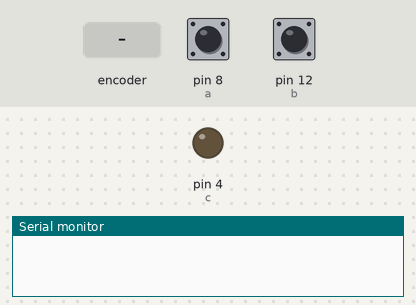
Bench run of a sketch on a simulated Arduino Uno, built with avr-gcc and run on an emulated ATmega328P. Parts: output pins drawn as LEDs (lit = HIGH), the last lines printed to the serial monitor. The test bench sets the inputs (shaded band); at power-on: pin 8 (a) HIGH, pin 12 (b) HIGH.

Above: at 1.2 s.
1.3 s: rotary encoder on pin 8 (a) / pin 12 (b) turned 1 step (first pin leading)
At 3.2 s:
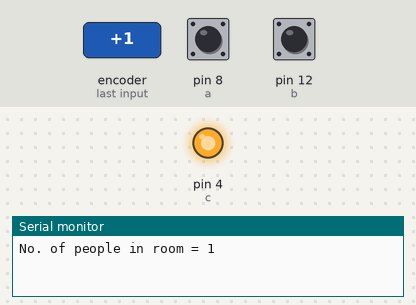
3.8 s: rotary encoder on pin 8 (a) / pin 12 (b) turned 2 steps (second pin leading)
At 5.1 s:
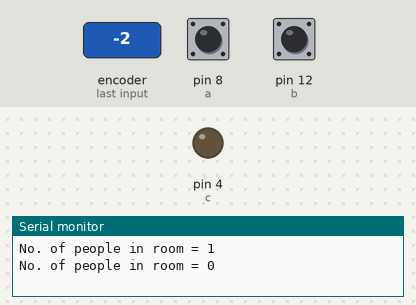
Timing chart, 0 to 6.8 s (numbered marks = the images above; inputs shaded):
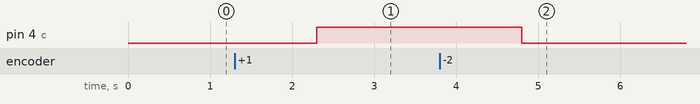

Measured:
- after the input at 1.3 s, pin 4 (c): LOW → HIGH after 1.0 s
- after the input at 3.8 s, pin 4 (c): HIGH → LOW after 1.0 s

The sketch:

automatic_lighting_system.ino
```cpp
int a=8;
int b=12;
int c=4;
int count=0;
void setup() {
pinMode(a,INPUT);
pinMode(b,INPUT);
pinMode(c,OUTPUT);
Serial.begin(9600);
}

void loop() {

  if(digitalRead(a)==LOW)
  {
    count=count+1;
    if(count>0)
    {
    Serial.print("No. of people in room = ");
    Serial.println(count);
    delay(1000);
    }
    else{
         Serial.println("No. of people in room = 0 ");
          delay(1000);
    }

  }

  if(digitalRead(b)==LOW)
  {
    count=count-1;
    if(count>0)
    {
    Serial.print("No. of people in room = ");
    Serial.println(count);
    delay(1000);
    }
    else{
         Serial.println("No. of people in room = 0 ");
         delay(1000);

    }
  }

  if(count>0)
  {
    digitalWrite(c,HIGH);
  }
  else
  {
  digitalWrite(c,LOW);
  }
  }
```
